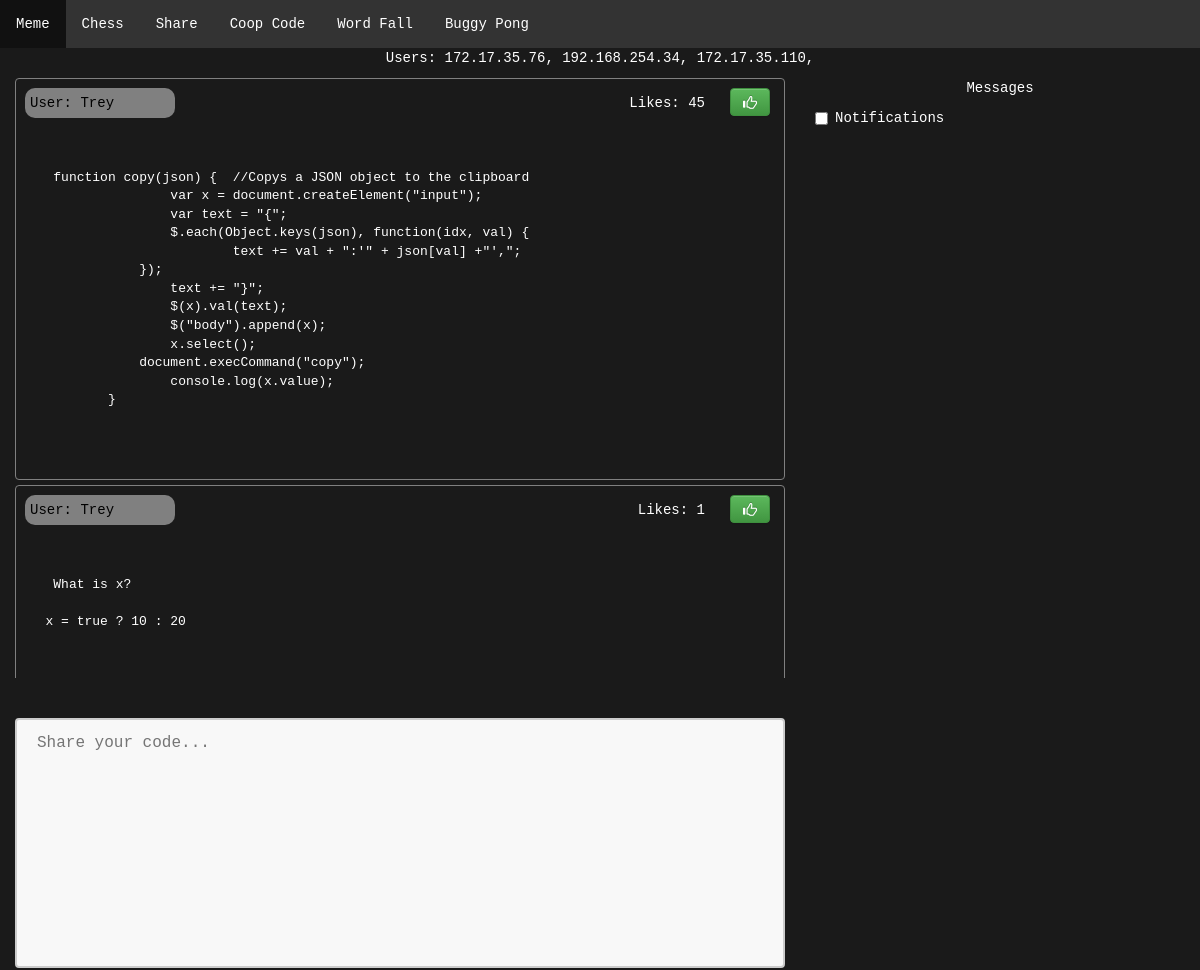
/share (upper part), run on an earlier commit of the app's database.
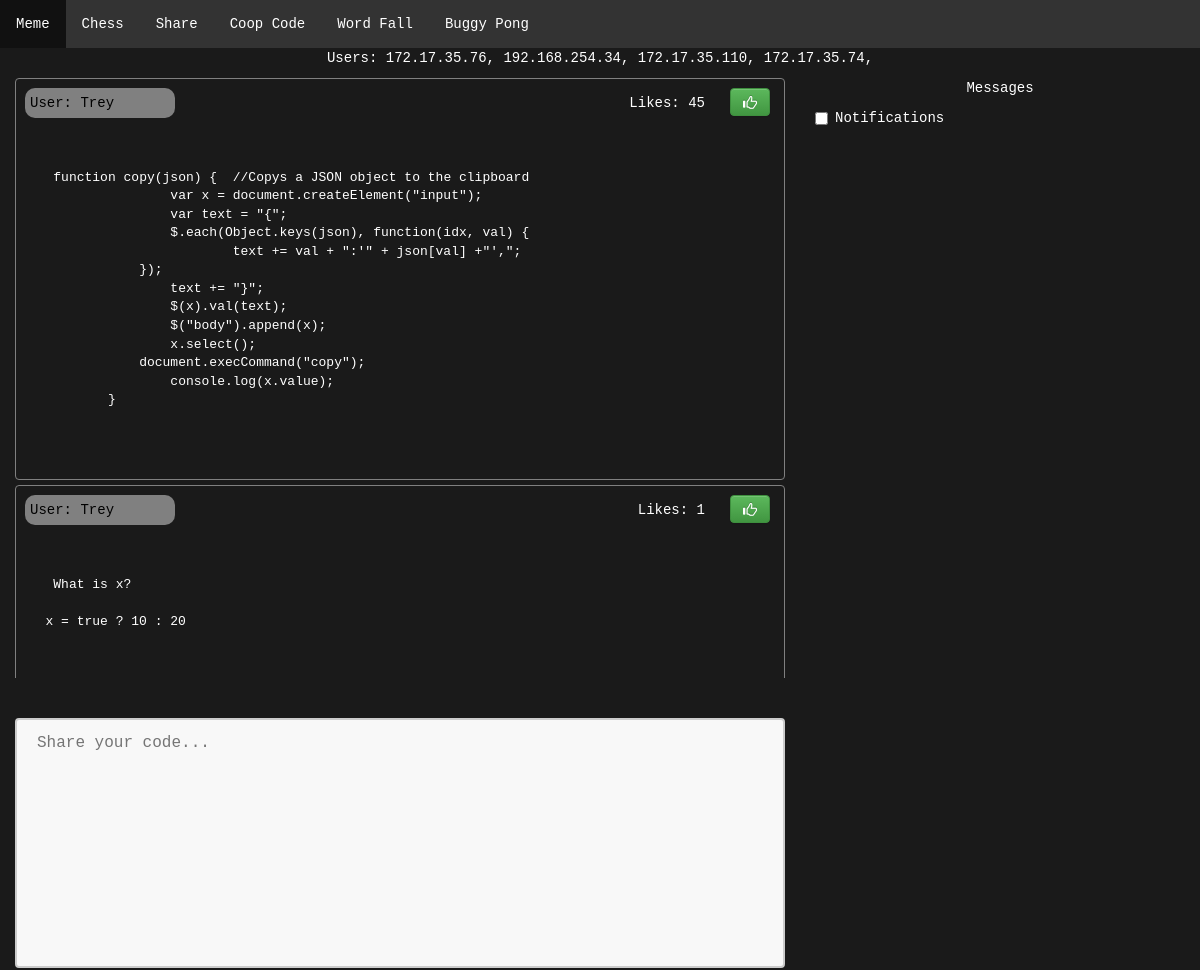
And on a later commit of the database.
### tables this page shows
CREATE TABLE room (id INTEGER PRIMARY KEY, user TEXT, FOREIGN KEY(user) REFERENCES code(user));

CREATE TABLE code (id INTEGER PRIMARY KEY, code TEXT, user TEXT, likes INTEGER);

### app/main/views.py (the view)
@main.route('/share', methods=['GET', 'POST'])
def share():
	db = get_db()
	form = CodeForm()
	name = request.remote_addr
	if str(name) in known_ip:
		name = known_ip[str(name)]
	if form.validate_on_submit():
		code = form.code.data
		user = form.user.data
		db.execute("INSERT INTO code (user,code) VALUES(?,?)", (user,code))
		return redirect(url_for('.share'))
	form.user.default = name
	form.process()
	code = db.execute("SELECT id,code,user,likes FROM code;").fetchall()
	users = db.execute("SELECT user FROM room").fetchall()
	return render_template('code.html', form=form, code=code, user=name, users=users)

### app/main/forms.py
class CodeForm(FlaskForm):
	user = StringField('User',  render_kw={"placeholder": "Username"})
	code = TextAreaField('code', validators=[DataRequired()], render_kw={"placeholder": "Share your code..."})
	submit = SubmitField('Share')

### app/__init__.py (called while the page is built)
def get_db():
        db = getattr(g, '_database', None)
        if not db:
                db = g._database = sqlite3.connect(DATABASE)
        return db

### app/main/views.py (called while the page is built)
@main.before_request
def before_request():
	print('@main.before_request called in main/views.py')

@main.before_app_request
def before_app_request():
	pass

### manage.py (called while the page is built)
@app.teardown_appcontext
def close_connection(exception):
	db = getattr(g, '_database', None)
	if db:
		db.commit()
		db.close()

### app/templates/code.html (shortened to what this page needs)
{% extends 'base.html' %}
{% block content %}
	<div class="container-fluid">
		<div class="text-center">
			<p id="users"> Users:
			{% for u in users %}
				<span id="{{u[0]}}">{{u[0]}},  </span>
			{% endfor %}
			</p>
		</div>
		<div class="row">
			<div class="col-sm-8">
				<div style="height: 600px; overflow: auto;">
					{% for c in code | reverse %}
						<p class="p-title"> User: {{c[2]}} </p>
						<button onclick="like({{c[0]}});" style="float: right; margin-top: 10px; margin-right: 15px;" type="button" class="btn btn-success">  <span class="glyphicon glyphicon-thumbs-up" aria-hidden="true"></span> </button>
						<p id="post{{c[0]}}" style="float: right; margin-top: 15px; margin-right: 25px;"> Likes: {{c[3]}} </p>
						<div class="code-block">
							<pre><code> {{ c[1] }} </code> </pre>
						</div>
					{% endfor %}
				</div>
				<div style="margin-top: 40px; text-align: center;">
					<form method="POST" action="/share">
						{{ form.code(class='block') }}
					</form>
				</div>
			</div>
			<div class="col-sm-4">
				<form>
					<p class="text-center"> Messages </p>
					 <label class="checkbox-inline">
					  <input type="checkbox" id="notify"> Notifications
					</label>
				</form>
				<div style="height: 80%; overflow: auto;" id="chat">
				</div>
			</div>
		</div>
	</div>
{% endblock %}

### app/templates/base.html (shortened to what this page needs)
<html>
	<head>
<link rel="stylesheet" href="https://maxcdn.bootstrapcdn.com/bootstrap/3.3.7/css/bootstrap.min.css">
<link rel="stylesheet" href="https://maxcdn.bootstrapcdn.com/bootstrap/3.3.7/css/bootstrap-theme.min.css">
	</head>
	<body>
		{% block nav %}
		<ul class="nav">
		  <li><a href="/">Meme</a></li>
		  <li><a href="/play">Chess</a></li>
		  <li><a href="/share">Share</a></li>
		  <li><a href="/coop">Coop Code</a></li>
		  <li><a href="/wordFall">Word Fall</a></li>
		  <li><a href="/pong">Buggy Pong</a></li>
		</ul>
		{% endblock %}
		{% block content %}
		{% endblock %}
	</body>
</html>

### app/templates/base.html (style rules this page uses)
body { font-family: 'Courier New'; }
.nav { list-style-type: none; margin: 0; padding: 0; overflow: hidden; background-color: #333; }
.nav li { float: left; }
.nav li a { display: block; color: white; text-align: center; padding: 14px 16px; text-decoration: none; }

### app/templates/code.html (style rules this page uses)
body { background: #1a1a1a; color: white; }
pre { background: none; color: white; border: none; }
code { color: white; background: none; }
.block { width: 100%; height: 250px; padding: 12px 20px; box-sizing: border-box; border: 2px solid #ccc; border-radius: 4px; background-color: #f8f8f8; font-size: 16px; resize: none; margin-bottom: 10px; color: black; }
.code-block { border-radius: 4px; border: 1px solid gray; margin-bottom: 5px; margin-top: 0px; padding-top: 0px; padding-left: 20px; padding-bottom: 10px; white-space: pre-wrap; }
.p-title { margin: 0px; background: gray; border-radius: 10px; color: black; width: 150px; padding: 5px; float: left; margin: 10px; }
.code-block code { margin: 0px; padding: 0px; }
textarea { resize: none; }

What changed in the data, as far as the page shows it:
added room: user "172.17.35.74"
